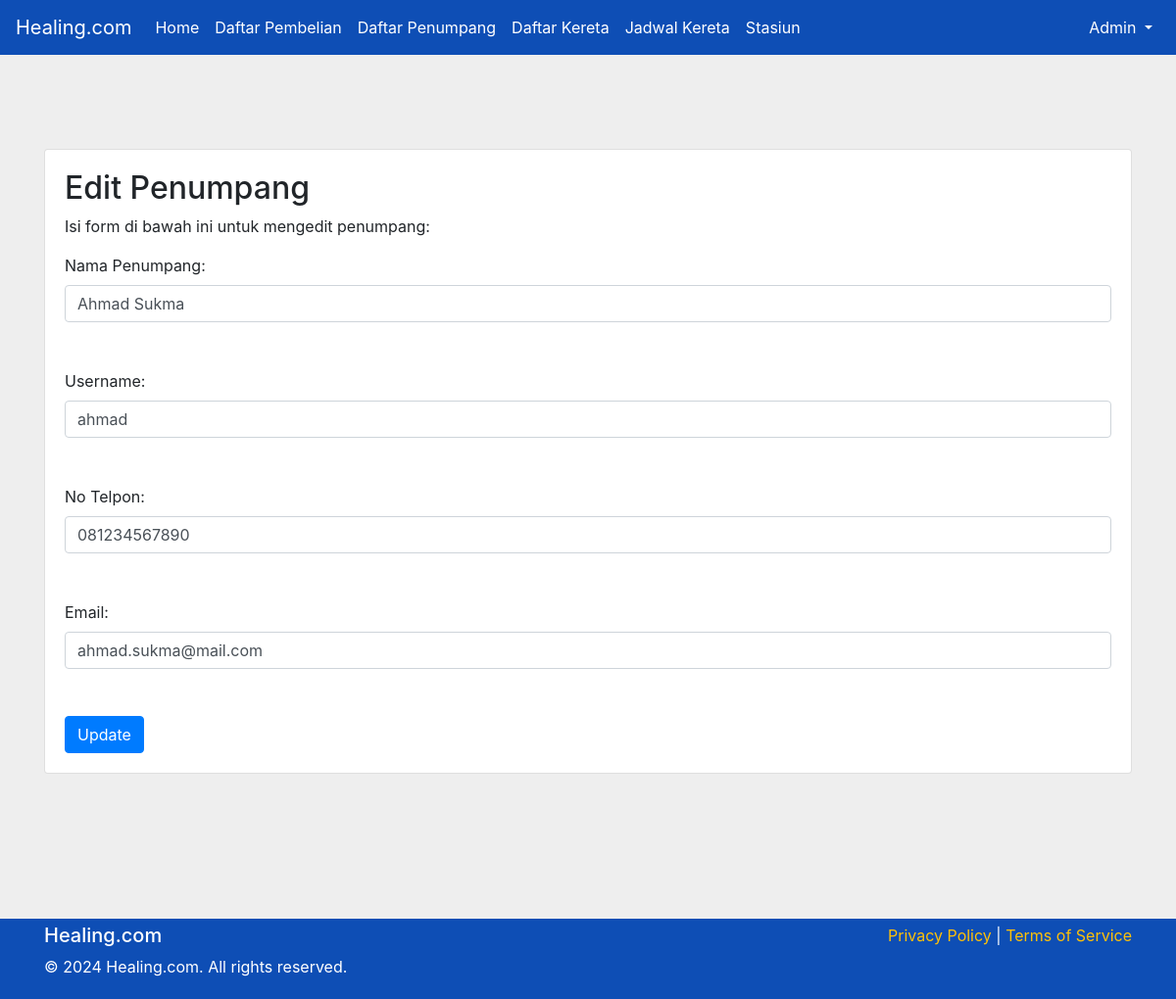
The app's page /edit_penumpang.php?id=1 with its own data.
### tables this page shows
CREATE TABLE `penumpang` (
  `id_penumpang` int(11) NOT NULL,
  `nama_penumpang` varchar(100) DEFAULT NULL,
  `username` varchar(50) DEFAULT NULL,
  `email` varchar(100) DEFAULT NULL,
  `no_telpon` varchar(15) DEFAULT NULL,
  `gender` enum('Laki-laki','Perempuan') DEFAULT NULL,
  `tanggal_lahir` date DEFAULT NULL,
  `password` varchar(255) DEFAULT NULL,
  `foto_profil` varchar(255) DEFAULT NULL
);

### edit_penumpang.php (the view, shortened to what this page needs)
<?php
include "koneksi.php";
if (isset($_GET['id'])) {
    $id_penumpang = $_GET['id'];
    $query = "SELECT * FROM penumpang WHERE id_penumpang = '$id_penumpang'";
    $result = mysqli_query($conn, $query);
    while ($row = mysqli_fetch_assoc($result)) {
        $nama_penumpang = $row['nama_penumpang'];
        $username = $row['username'];
        $no_telpon = $row['no_telpon'];
        $email = $row['email'];
    }
}
?>
<!DOCTYPE html>
<html lang="en">
<head>
    <link rel="stylesheet" href="css/style.css">
    <link rel="stylesheet" href="https://cdnjs.cloudflare.com/ajax/libs/font-awesome/6.5.2/css/all.min.css">
    <link rel="stylesheet" href="https://stackpath.bootstrapcdn.com/bootstrap/4.3.1/css/bootstrap.min.css">
    <link rel="stylesheet" href="https://cdnjs.cloudflare.com/ajax/libs/jqueryui/1.12.1/jquery-ui.min.css">
</head>
<body style="background-color: #EEEEEE;">
    <nav class="navbar navbar-expand-lg" style="background-color: #0E4EB5;">
    <a class="navbar-brand text-white" href="#">Healing.com</a>
    <div class="collapse navbar-collapse" id="navbarNav">
        <ul class="navbar-nav mr-auto">
            <li class="nav-item">
                <a class="nav-link text-white" href="admin.php">Home</a>
            </li>
            <li class="nav-item">
                <a class="nav-link text-white" href="daftar_pembelian.php">Daftar Pembelian</a>
            </li>
            <li class="nav-item">
                <a class="nav-link text-white" href="daftar_penumpang.php">Daftar Penumpang</a>
            </li>
            <li class="nav-item">
                <a class="nav-link text-white" href="daftar_kereta.php">Daftar Kereta</a>
            </li>
            <li class="nav-item">
                <a class="nav-link text-white" href="jadwal_kereta.php">Jadwal Kereta</a>
            </li>
            <li class="nav-item">
                <a class="nav-link text-white" href="stasiun.php">Stasiun</a>
            </li>
        </ul>
        <ul class="navbar-nav ml-auto">
            <li class="nav-item dropdown">
                <a class="nav-link dropdown-toggle text-white" href="#" id="navbarDropdown" role="button" data-toggle="dropdown" aria-haspopup="true" aria-expanded="false">
                    Admin
                </a>
            </li>
        </ul>
    </div>
    </nav>
    <div class="main-content container mt-5 pt-5">
        <div class="card">
            <div class="card-body">
                <h2>Edit Penumpang</h2>
                <p>Isi form di bawah ini untuk mengedit penumpang:</p>
                <form action="" method="post">
                    <label for="nama_penumpang">Nama Penumpang:</label>
                    <input type="text" id="nama_penumpang" name="nama_penumpang" value="<?php echo $nama_penumpang;?>" class="form-control"><br><br>
                    <label for="username">Username:</label>
                    <input type="text" id="username" name="username" value="<?php echo $username;?>" class="form-control"><br><br>
                    <label for="no_telpon">No Telpon:</label>
                    <input type="text" id="no_telpon" name="no_telpon" value="<?php echo $no_telpon;?>" class="form-control"><br><br>
                    <label for="email">Email:</label>
                    <input type="email" id="email" name="email" value="<?php echo $email;?>" class="form-control"><br><br>
                    <input type="submit" name="submit" value="Update" class="btn btn-primary">
                </form>
            </div>
        </div>
    </div>
    <?php include "footer.php";?>

### css/style.css (style rules this page uses)
* { margin: 0; padding: 0; box-sizing: border-box; }
body { font-family: "Inter", sans-serif; background-color: #EEEEEE; display: flex; flex-direction: column; min-height: 100vh; }
.navbar-nav .nav-link { color: #ffffff !important; }
.main-content { padding-top: 100px; padding-bottom: 100px; }
a { text-decoration: none; }

### edit_penumpang.php (style rules this page uses)
.main-content { padding-top: 100px; padding-bottom: 100px; }
body { background-color: #f8f9fa; }
a { text-decoration: none; }

### records on screen
penumpang: nama_penumpang "Ahmad Sukma", username "ahmad", no_telpon "081234567890", email "ahmad.sukma@mail.com"
